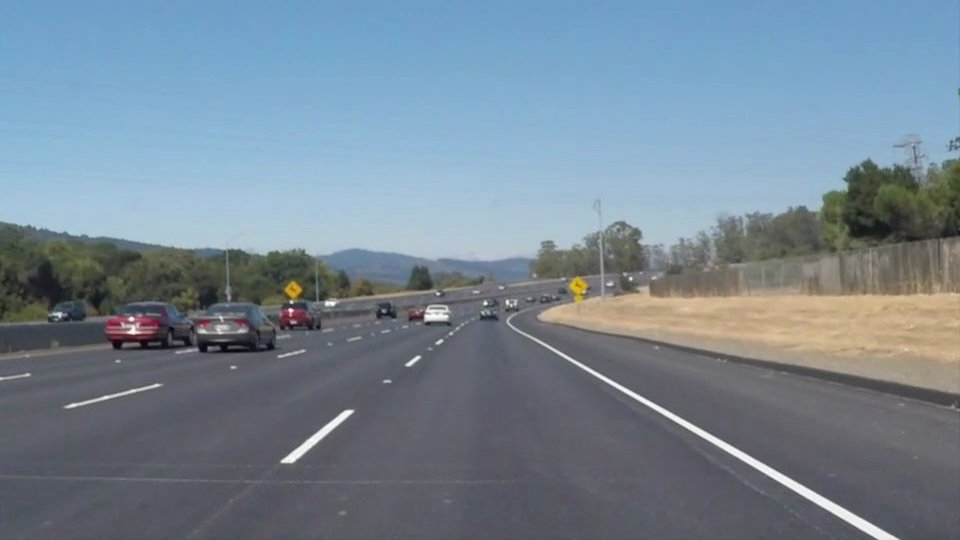
#> input picture test_images/solidWhiteCurve.jpg, 960 x 540 px
$ python -i model_V2.py   (imports and definitions only)
#> lines starting #> are read from the running program, lines starting #| are printed output that depends on the picture
import pandas as pd
import numpy as np
from sklearn.model_selection import train_test_split
from keras.models import Sequential
from keras.optimizers import Adam
from keras.callbacks import ModelCheckpoint
from keras.layers import Lambda, Conv2D, MaxPooling2D, Dropout, Dense, Flatten
import argparse
import os
import cv2
import matplotlib.image as mpimg

# [1 line not run here, left out]


IMAGE_HEIGHT, IMAGE_WIDTH, IMAGE_CHANNELS = 66, 200, 3
INPUT_SHAPE = (IMAGE_HEIGHT, IMAGE_WIDTH, IMAGE_CHANNELS)


# [5 lines left out: function load_image, not called in this run]


def crop(image):
    """
    Crop the image (removing the sky at the top and the car front at the bottom)
    """
    return image[60:-25, :, :]
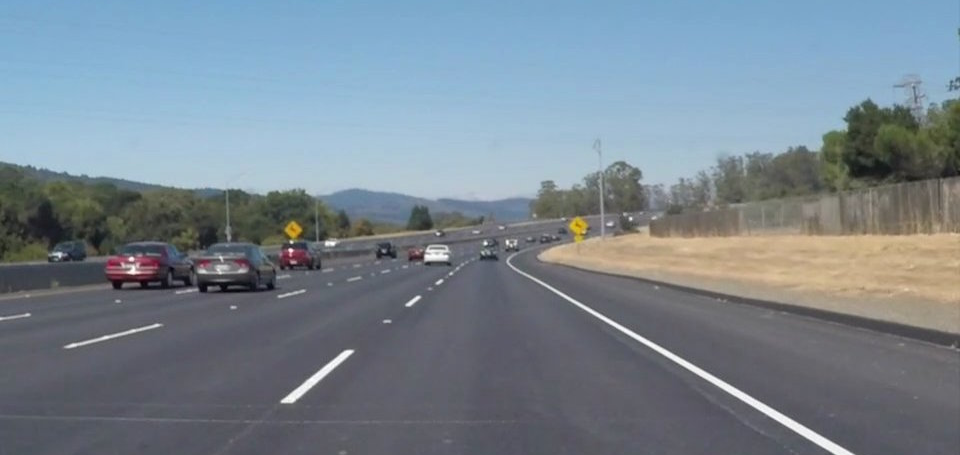
#> returned value: shape (455, 960, 3); mean of channels 0, 1, 2 120.5, 133.2, 143.7; drawn as R, G, B


def resize(image):
    """
    Resize the image to the input shape used by the network model
    """
    return cv2.resize(image, (IMAGE_WIDTH, IMAGE_HEIGHT), cv2.INTER_AREA)
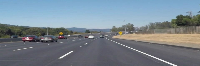
#> returned value: shape (66, 200, 3); mean of channels 0, 1, 2 120.6, 133.2, 143.8; drawn as R, G, B


def rgb2yuv(image):
    """
    Convert the image from RGB to YUV (as per the NVIDIA model )
    """
    return cv2.cvtColor(image, cv2.COLOR_RGB2YUV)
#> returned value: shape (66, 200, 3); mean of channels 0, 1, 2 130.6, 134.4, 119.1


def preprocess(image):
    """
    Combine all preprocess functions into one
    """
    image = crop(image)
    image = resize(image)
    image = rgb2yuv(image)
    return image


# [195 lines left out: functions choose_image, random_flip, random_translate, random_shadow, random_brightness, augment and 6 more, not called in this run]


# [2 lines not run here, left out]

>>> import cv2
>>> picture = cv2.cvtColor(cv2.imread('test_images/solidWhiteCurve.jpg'), cv2.COLOR_BGR2RGB)
>>> result = preprocess(picture)

$ run again, on test_images/solidYellowCurve.jpg
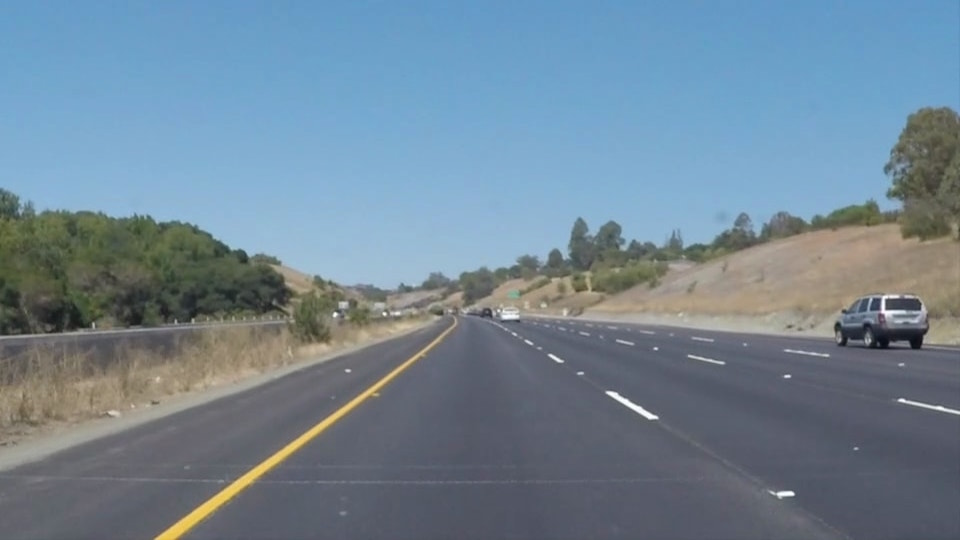
#> input picture test_images/solidYellowCurve.jpg, 960 x 540 px
#> in crop, `return image[60:-25, :, :]`:
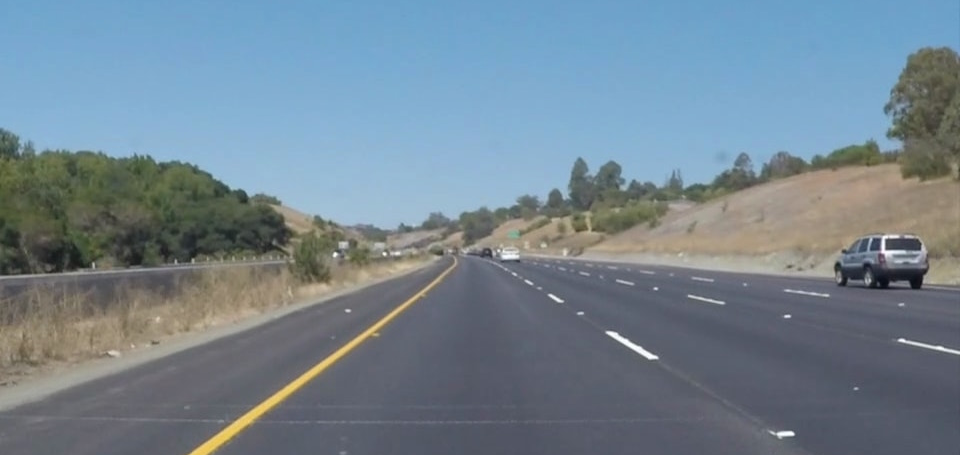
#> returned value: shape (455, 960, 3); mean of channels 0, 1, 2 115.4, 132.5, 145; drawn as R, G, B
#> in resize, `return cv2.resize(image, (IMAGE_WIDTH, IMAGE_HEIGHT), cv2.INTER_AREA)`:
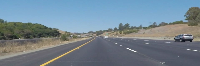
#> returned value: shape (66, 200, 3); mean of channels 0, 1, 2 115.3, 132.4, 144.9; drawn as R, G, B

$ run again, on test_images/solidYellowCurve2.jpg
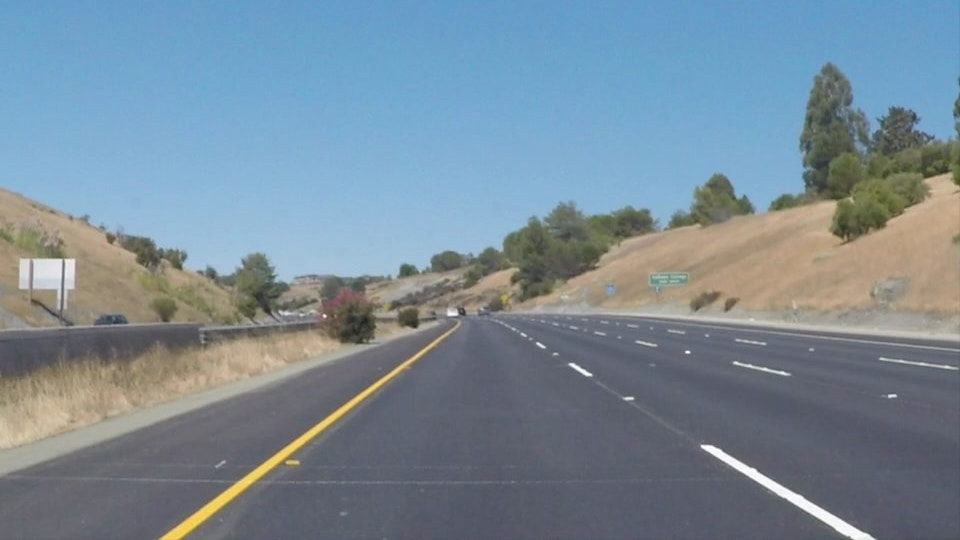
#> input picture test_images/solidYellowCurve2.jpg, 960 x 540 px
#> in crop, `return image[60:-25, :, :]`:
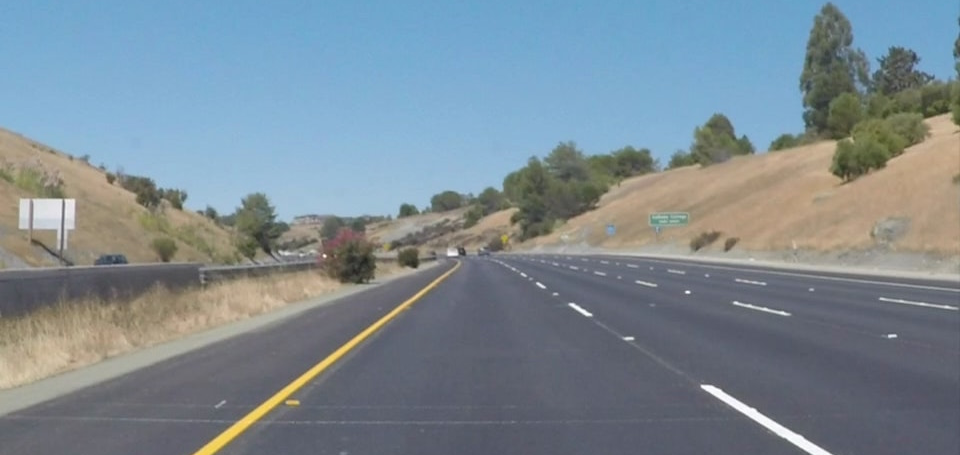
#> returned value: shape (455, 960, 3); mean of channels 0, 1, 2 124, 137.9, 147.3; drawn as R, G, B
#> in resize, `return cv2.resize(image, (IMAGE_WIDTH, IMAGE_HEIGHT), cv2.INTER_AREA)`:
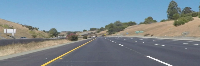
#> returned value: shape (66, 200, 3); mean of channels 0, 1, 2 123.9, 137.8, 147.1; drawn as R, G, B

$ run again, on test_images/solidYellowLeft.jpg
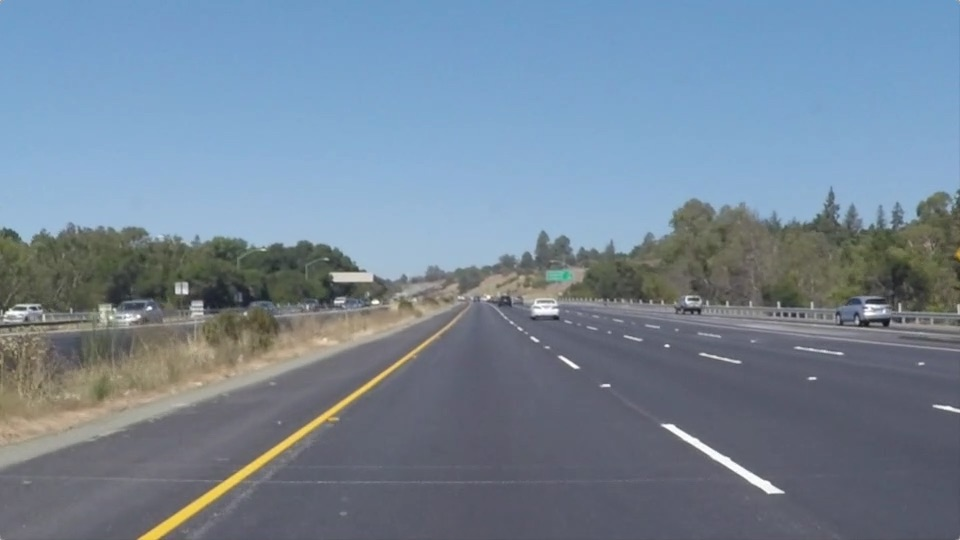
#> input picture test_images/solidYellowLeft.jpg, 960 x 540 px
#> in crop, `return image[60:-25, :, :]`:
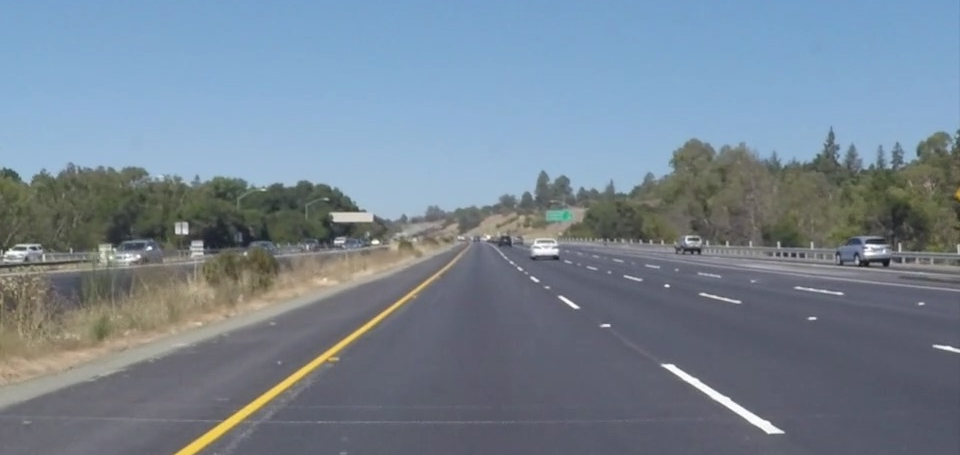
#> returned value: shape (455, 960, 3); mean of channels 0, 1, 2 117.9, 132.5, 146.7; drawn as R, G, B
#> in resize, `return cv2.resize(image, (IMAGE_WIDTH, IMAGE_HEIGHT), cv2.INTER_AREA)`:
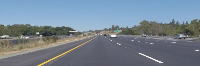
#> returned value: shape (66, 200, 3); mean of channels 0, 1, 2 117.8, 132.4, 146.6; drawn as R, G, B
